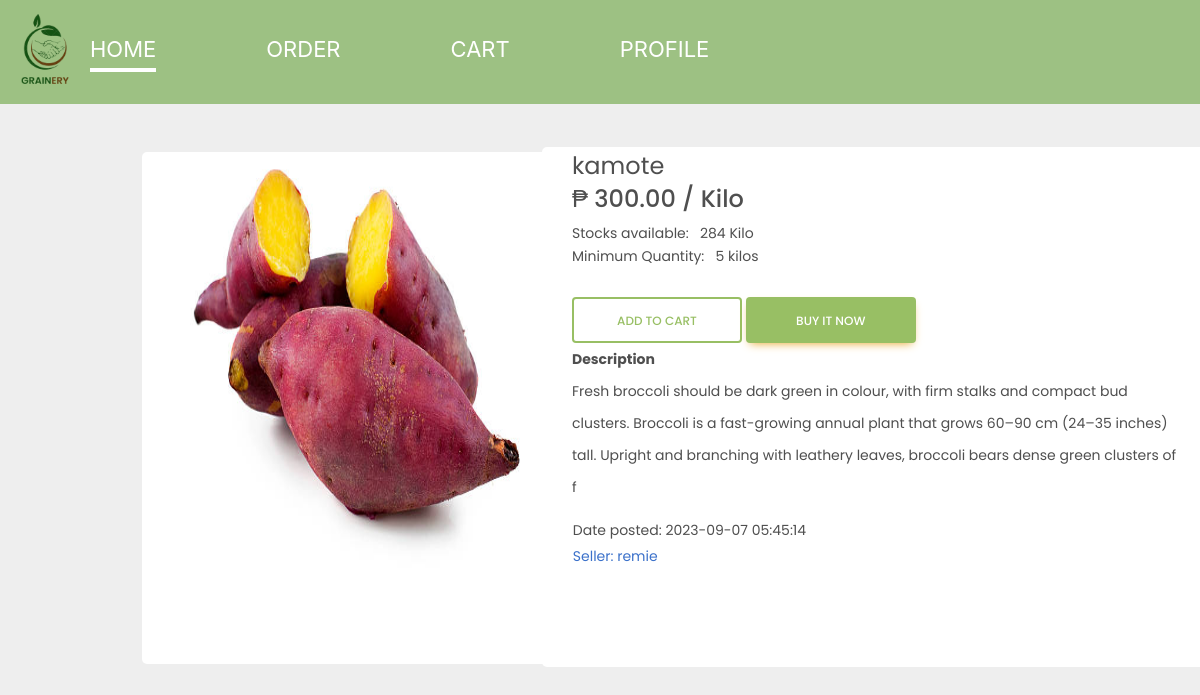
The app's page /buyer_side/view_item.php?ID=47 with its own data.
### tables this page shows
CREATE TABLE `product_list` (
  `product_id` int(11) NOT NULL AUTO_INCREMENT,
  `seller_id` int(11) NOT NULL,
  `product_category` varchar(255) NOT NULL,
  `product_name` varchar(255) NOT NULL,
  `stocks` varchar(225) NOT NULL,
  `quantity` varchar(255) NOT NULL,
  `price` int(11) NOT NULL,
  `unit` varchar(255) NOT NULL,
  `description` varchar(255) NOT NULL,
  `image` varchar(255) NOT NULL,
  `date_posted` datetime NOT NULL,
  PRIMARY KEY (`product_id`),
  KEY `seller_id` (`seller_id`)
);

CREATE TABLE `farmer` (
  `seller_id` int(11) NOT NULL AUTO_INCREMENT,
  `fname` varchar(255) DEFAULT NULL,
  `lname` varchar(255) DEFAULT NULL,
  `address` varchar(255) DEFAULT NULL,
  `association` varchar(11) DEFAULT NULL,
  `email` varchar(255) DEFAULT NULL,
  `phonenumber` bigint(20) DEFAULT NULL,
  `farmers_identification_number` bigint(20) NOT NULL,
  `profile_image` varchar(255) DEFAULT NULL,
  `username` varchar(255) DEFAULT NULL,
  `password` varchar(255) DEFAULT NULL,
  PRIMARY KEY (`seller_id`)
);

### buyer_side/view_item.php (the view, shortened to what this page needs)
<?php
    require_once '../logic/db_connection.php';
    $product_id = $_GET['ID'];
    $sql = "SELECT farmer.username, product_list.product_name, product_list.image, product_list.price, product_list.description, product_list.date_posted, product_list.seller_id, product_list.stocks, product_list.quantity, product_list.product_category, product_list.product_id, product_list.unit FROM product_list INNER JOIN farmer ON farmer.seller_id = product_list.seller_id WHERE product_list.product_id ='$product_id'";
    $queryGetAllProducts = $connect->query($sql);
?>
<!DOCTYPE html>
<html lang="en">
    <head>
        <link href="https://cdnjs.cloudflare.com/ajax/libs/mdb-ui-kit/6.4.1/mdb.min.css" rel="stylesheet" />
        <link href="../css/buyer_view_item.css" rel="stylesheet">
    </head>
    <body>
        <?php
            include 'includes/header.php';
            while($product_listrow = mysqli_fetch_assoc($queryGetAllProducts)){
        ?>
        <link rel='stylesheet' href='https://sachinchoolur.github.io/lightslider/dist/css/lightslider.css'>
        <div class="container-fluid mt-2 mb-3">
            <div class="row no-gutters">
                <div class="col-md-5 pr-2">
                    <div class="box">
                        <div class="demo">
                            <ul id="lightSlider">
                                    <img height="420" width="360" src="../uploads/<?php echo $product_listrow["image"]; ?> " ;/>
                                </ul>
                        </div>
                    </div>
                    <div class="cards">
                        <div class="badges">
                            <span class="badge ">
                        </div>
                        </div>
                    </div>
                    <div class="col-md-7">
                        <div class="container">
                            <div class="about">
                                <span class="font-weight-bold"><?php echo $product_listrow["product_name"]; ?> </span>
                                <h4 class="font-weight-bold"><?php echo "₱". " ".$product_listrow["price"].".00 / " . $product_listrow["unit"] ;?> </h4>
                            </div>
                            <div class="quantity">
                                <div class="stocks">
                                <span class="font-weight-bold">Stocks available: &nbsp; <?php echo $product_listrow["stocks"]. " ". $product_listrow["unit"]; ?> <br>
                                <span class="font-weight-bold">Minimum Quantity: &nbsp; <?php echo $product_listrow["quantity"];?><br>
                            </div>
                            </div>
                            <div class="button">
                                <a href="logic/addtocart.php?ID=<?php echo $product_listrow['product_id']?>"><button class="btn btn-outline-warning btn-long cart" name="add_to_cart" type="submit" id="addToCartButton">Add to Cart</button></a>
                                <a href="checkout.php?ID=<?php echo $product_listrow['product_id']?>"><button class="btn btn-warning btn-long buy">Buy it Now</button></a>
                            </div>
                            <div class="description">
                                <span class="font-weight-bold"> <b>Description</b></span>
                                <p><?php echo $product_listrow["description"];?></p>
                            </div>
                            <div class="date dmt-2">Date posted:
                                    <?php echo $product_listrow["date_posted"];?></div>
                            <div class="store mt-1">
                                <a href="../farmer_side/visitprofile.php"><span class="font-weight-bold">Seller:  <?php echo $product_listrow["username"];?></span> </a>
                            </div>
                        </div>
                    </div>
                </div>
            </div>
        <?php
            }
        ?>
    </body>
</html>

### css/buyer_view_item.css (style rules this page uses)
body { background-color: #eee; }
.container { background-color: #fff; padding: 0; border: none; width: 670px; height: 65vh; margin-top: 35px; margin-right: 155px; border-radius: 5px; font-family: "Poppins", sans-serif; font-size: 0.7em; }
.box { margin-top: 40px; background-color: #fff; padding: 0; border: none; width: 408px; height: 64vh; margin-left:100px; border-radius: 5px; }
.date { font-size: 1em; margin-left: 2.2em; }
.store { margin-left: 2.2em; }
.box img { display: block; margin-top: 12px; margin-left: 2px; margin-right: 4px; }
.btn-long { padding-left: 35px; padding-right: 35px; width: 170px; }
.button .btn { height: 46px }
.button .cart { border-color: #98bf64; color: #98bf64 }
.button .buy { color: #fff; background-color: #98bf64; border-color: #98bf64 }
.about { margin-left:30px; font-size: 1.5rem; }
.button { margin-left:30px; margin-top: 30px; }
.description { line-height: 2rem; margin-left:30px; margin-right:30px; }
.cards { margin-left:100px; }
.mt-2 { margin-left:30px; font-size: 20px; }
.quantity { margin-left:30px; }

### css/buyer_header.css (style rules this page uses)
* { box-sizing: border-box; margin: 0%; padding: 0%; }
body { font-family: 'Inter';font-size: 22px; }
button { width: 5%; height: 5vh; background-color: #4e8975; border: none; cursor: pointer; border-radius: 5px; }

### records on screen
product_list: image (picture), product_name "kamote", price "300", unit "Kilo", stocks "284", quantity "5 kilos", description "Fresh broccoli should be dark green in colour, with firm stalks and compact bud clusters. Broccoli is a fast-growing annual plant that grows 60–90 cm (24–35 inches) tall. Upright and branching with leathery leaves, broccoli bears dense green clusters of f", date_posted "2023-09-07 05:45:14", seller.username "remie"
